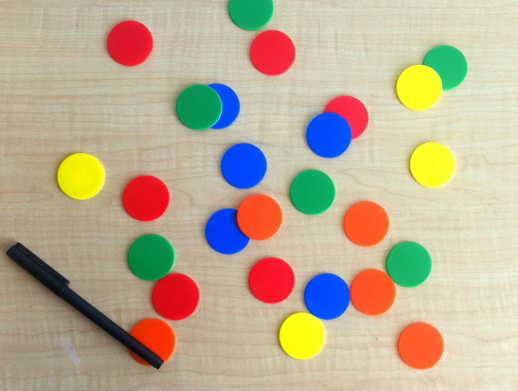
#> input picture Imagens/chips.png, 518 x 391 px, found by its file name
$ jupyter execute Processamento_de_cores.ipynb
#> lines starting #> are read from the running program, lines starting #| are printed output that depends on the picture
[cell 1]
import os
import cv2
import numpy as np
import matplotlib.pyplot as plt
from google.colab.patches import cv2_imshow
import math

[cell 2]
#%% Converting between color spaces - BGR to HSV - Part II
# HSV colorspace
img = cv2.imread(os.path.join('chips.png'), cv2.IMREAD_COLOR)
#> img is the input picture: shape (391, 518, 3); mean B, G, R 148.1, 173.3, 188.3
hsv = cv2.cvtColor(img, cv2.COLOR_BGR2HSV_FULL)
#> hsv: shape (391, 518, 3); mean H, S, V 51.3, 83.3, 203.9
h, s, v = cv2.split(hsv)
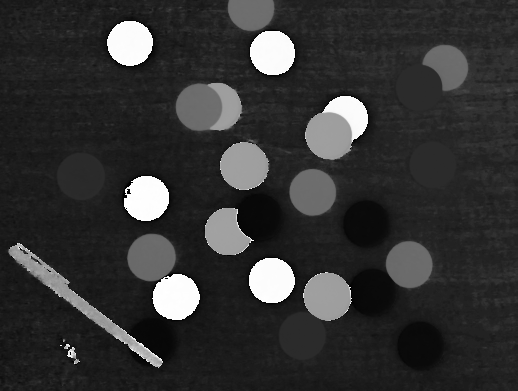
#> h: shape (391, 518); min 0, max 255, mean 51.3
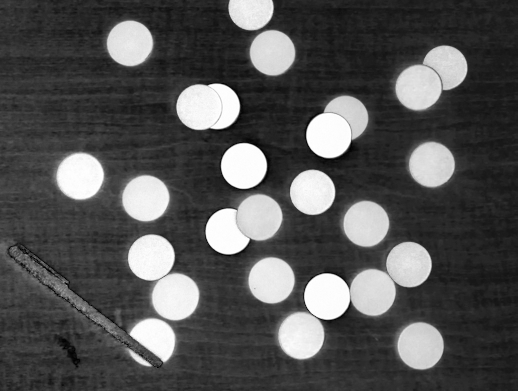
#> s: shape (391, 518); min 0, max 255, mean 83.3
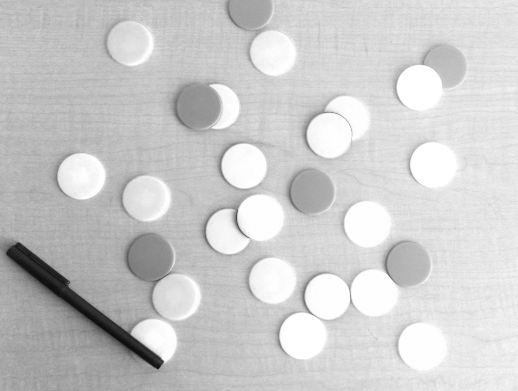
#> v: shape (391, 518); min 12, max 255, mean 203.9
while 0xFF & cv2.waitKey(1) != ord('q'):
#> (key q is pressed here)
    cv2.imshow('img', img)
    cv2.imshow('hsv', hsv)
    cv2.imshow('h', h)
    cv2.imshow('s', s)
    cv2.imshow('v', cv2.normalize(v.astype('float'), None, 1, 0, cv2.NORM_MINMAX))

cv2.destroyAllWindows()

#%%
plt.figure(figsize=(16,9))
plt.hist(h.ravel(), 256, [0, 256], histtype='step', linestyle=('solid'), color=('black'))
plt.hist(s.ravel(), 256, [0, 256], histtype='step', linestyle=('solid'), color=('blue' ))
plt.legend(['Hue', 'Saturation'])
plt.show()

[cell 3]
#plot
def plotImages(images):
        _, ax = plt.subplots(1, len(images), figsize=(5 * len(images), 5))
        for i in range(len(images)):
                ax[i].imshow(images[i], cmap='gray')
        plt.show()

[cell 4]
chips = cv2.imread("chips.png")
chips_crop = chips[318:373,390:450]

rgb_chips = cv2.cvtColor(chips, cv2.COLOR_BGR2RGB)
hsv_chips = cv2.cvtColor(chips, cv2.COLOR_BGR2HSV)
#> hsv_chips: shape (391, 518, 3); mean H, S, V 36, 83.3, 203.9

rgb_crop = cv2.cvtColor(chips_crop, cv2.COLOR_BGR2RGB)
hsv_crop = cv2.cvtColor(chips_crop, cv2.COLOR_BGR2HSV)
#> hsv_crop: shape (55, 60, 3); mean H, S, V 12.2, 135.9, 240.7

ch1, ch2, ch3 = cv2.split(hsv_chips)
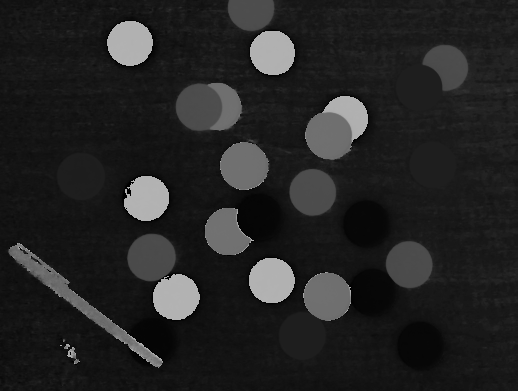
#> ch1: shape (391, 518); min 0, max 179, mean 36
cr1, cr2, cr3 = cv2.split(hsv_crop)
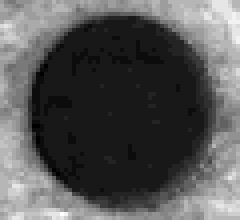
#> cr1: shape (55, 60) (shown 4 times larger); min 5, max 26, mean 12.2; drawn with min black and max white
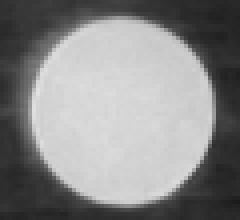
#> cr2: shape (55, 60) (shown 4 times larger); min 27, max 225, mean 135.9
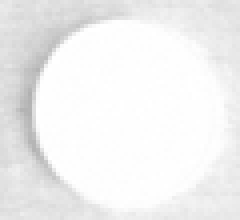
#> cr3: shape (55, 60) (shown 4 times larger); min 177, max 255, mean 240.7

result_chips = [rgb_chips, ch1, ch2, ch3]
result_crop = [rgb_crop, cr1, cr2, cr3]

plotImages(result_chips)
#> the loop in plotImages, `for i in range(len(images)):` made 4 passes
plotImages(result_crop)
#> the loop in plotImages (call 2), `for i in range(len(images)):` made 4 passes

[cell 5]
#RGB
img = cv2.imread("chips.png")

#Separa os canais da imagem
bgr = cv2.split(img)

img_plot = cv2.cvtColor(img,cv2.COLOR_BGR2RGB) #-> convertido pois os plots serao em plt, BGR -> RGB

plt.figure(figsize = (6,6)) #montar o tamanho da imagem
plt.subplot(221); plt.title("original"); plt.imshow(img_plot) #plot imagem original

plt.subplot(222);
plt.title("blue");
plt.imshow(bgr[0], cmap='gray')

plt.subplot(223);
plt.title("green");
plt.imshow(bgr[1], cmap='gray')

plt.subplot(224);
plt.title("red");
plt.imshow(bgr[2], cmap='gray')

plt.show()

[cell 6]
#HSV

img = cv2.imread("chips.png") #BGR

img = cv2.cvtColor(img,cv2.COLOR_BGR2HSV)

#Separa os canais da imagem
bgr = cv2.split(img)

plt.figure(figsize = (6,6)) #montar o tamanho da imagem
plt.subplot(221); plt.title("original"); plt.imshow(img) #plot imagem original

plt.subplot(222);
plt.title("blue");
plt.imshow(bgr[0], cmap='gray')

plt.subplot(223);
plt.title("green");
plt.imshow(bgr[1], cmap='gray')

plt.subplot(224);
plt.title("red");
plt.imshow(bgr[2], cmap='gray')

plt.show()

[cell 7]
#%% Load a color image and visualize each channel separately
img = cv2.imread('chips.png', cv2.IMREAD_COLOR)
bgr = cv2.split(img)
#colormap = cv2.COLORMAP_JET
colormap = 1

plt.figure(figsize=(8,8))
plt.subplot(221); plt.title('B'); plt.imshow(cv2.applyColorMap(bgr[0], colormap))
plt.subplot(222); plt.title('G'); plt.imshow(cv2.applyColorMap(bgr[1], colormap))
plt.subplot(223); plt.title('R'); plt.imshow(cv2.applyColorMap(bgr[2], colormap))
plt.subplot(224); plt.title('Original'); plt.imshow(cv2.cvtColor(img, cv2.COLOR_BGR2RGB))
plt.show()

[cell 8]
def bgr2rgb(img):
    return cv2.cvtColor(img, cv2.COLOR_BGR2RGB)

[cell 9]
def bgr2hsv(img):
    return cv2.cvtColor(img, cv2.COLOR_BGR2HSV)

[cell 10]
#Histograma RGB
imfile = 'chips.png'
img = cv2.imread(imfile, cv2.IMREAD_COLOR)

color = ('b', 'g', 'r')

plt.figure(figsize=(16,8))
plt.subplot(121), plt.imshow(bgr2rgb(img))
plt.subplot(122)
for i, col in enumerate(color):
    hist = cv2.calcHist([img], [i], None, [256], [0, 256])
    plt.plot(hist, color=col)
    plt.xlim([0, 256])
plt.show()
#> figure, not shown here; panel 2: curve peaks at x = 190, y = 2515; panel 2: curve peaks at x = 255, y = 4346; panel 2: curve peaks at x = 254, y = 6128

plt.imshow(img)

[cell 11]
imfile = 'chips.png'
img = cv2.imread(imfile, cv2.IMREAD_COLOR)
color = ('r', 'g', 'b')

plt.figure(figsize=(16,8))
plt.subplot(121), plt.imshow(bgr2hsv(img))
plt.subplot(122)
for i, col in enumerate(color):
    hist = cv2.calcHist([img], [i], None, [256], [0, 256])
    plt.plot(hist, color=col)
    plt.xlim([0, 256])
plt.show()
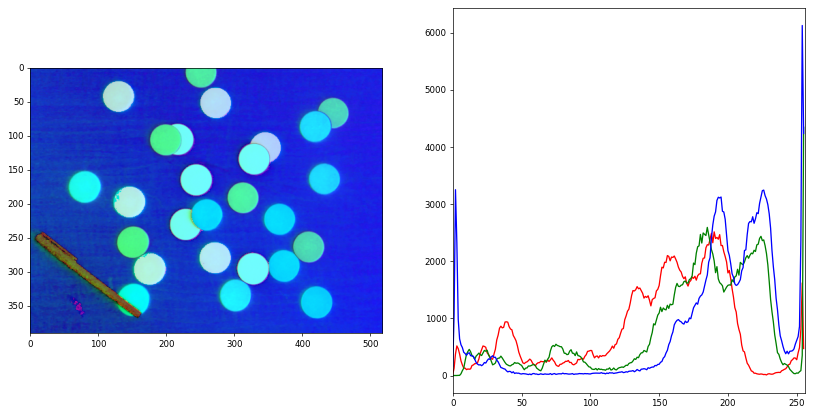
#> figure drawn by matplotlib, 2 panels; panel 2: curve peaks at x = 190, y = 2515; panel 2: curve peaks at x = 255, y = 4346; panel 2: curve peaks at x = 254, y = 6128

plt.imshow(img)

[cell 12]
#Plotando canais HSV
img2 = cv2.cvtColor(img, cv2.COLOR_BGR2HSV)
h, s, v = img2[:,:,0], img2[:,:,1], img2[:,:,2]
hist_h = cv2.calcHist([h],[0],None,[256],[0,256])
#> hist_h = 256 values, max 15655 at index 20, min 0 at index 142, mean 791.2
#hist_s = cv2.calcHist([s],[0],None,[256],[0,256])
#hist_v = cv2.calcHist([v],[0],None,[256],[0,256])
plt.plot(hist_h, color='r', label="hue")
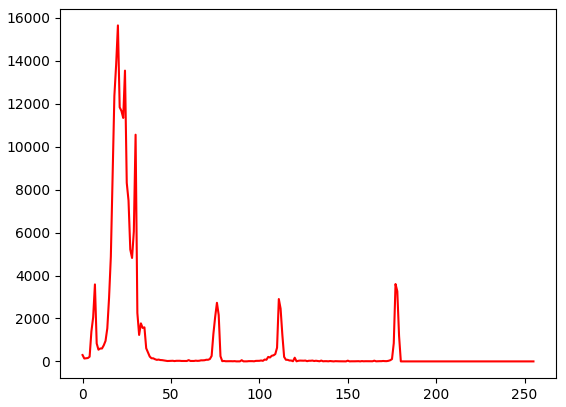
#> figure drawn by matplotlib, 1 panel; curve peaks at x = 20, y = 15655

[cell 13]
img2 = cv2.cvtColor(img, cv2.COLOR_BGR2HSV)
h, s, v = img2[:,:,0], img2[:,:,1], img2[:,:,2]
#hist_h = cv2.calcHist([h],[0],None,[256],[0,256])
hist_s = cv2.calcHist([s],[0],None,[256],[0,256])
#> hist_s = 256 values, max 4739 at index 38, min 7 at index 2, mean 791.2
#hist_v = cv2.calcHist([v],[0],None,[256],[0,256])
plt.plot(hist_s, color='r', label="hue")
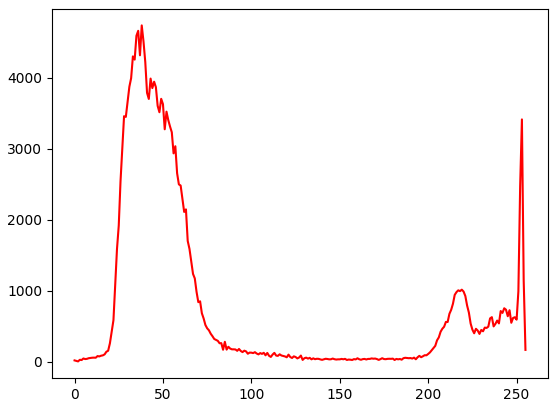
#> figure drawn by matplotlib, 1 panel; curve peaks at x = 38, y = 4739

[cell 14]
img2 = cv2.cvtColor(img, cv2.COLOR_BGR2HSV)
h, s, v = img2[:,:,0], img2[:,:,1], img2[:,:,2]
#hist_h = cv2.calcHist([h],[0],None,[256],[0,256])
#hist_s = cv2.calcHist([s],[0],None,[256],[0,256])
hist_v = cv2.calcHist([v],[0],None,[256],[0,256])
#> hist_v = 256 values, max 7026 at index 254, min 0 at index 0, mean 791.2
plt.plot(hist_h, color='r', label="hue")
